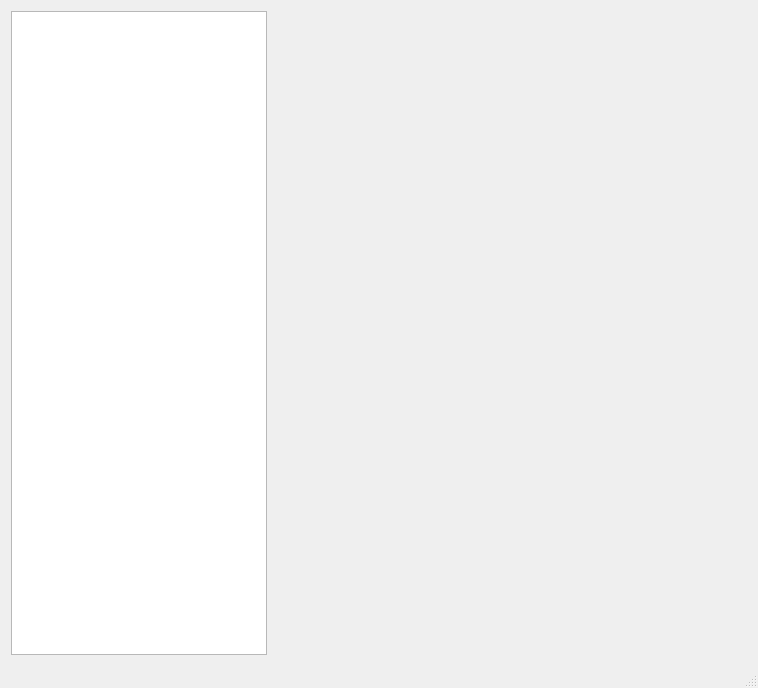
<?xml version="1.0" encoding="UTF-8"?>
<ui version="4.0">
 <class>MainWindow</class>
 <widget class="QMainWindow" name="MainWindow">
  <property name="geometry">
   <rect>
    <x>0</x>
    <y>0</y>
    <width>758</width>
    <height>688</height>
   </rect>
  </property>
  <property name="sizePolicy">
   <sizepolicy hsizetype="Preferred" vsizetype="Preferred">
    <horstretch>0</horstretch>
    <verstretch>0</verstretch>
   </sizepolicy>
  </property>
  <property name="minimumSize">
   <size>
    <width>0</width>
    <height>0</height>
   </size>
  </property>
  <property name="windowTitle">
   <string>RivalQT</string>
  </property>
  <widget class="QWidget" name="centralWidget">
   <layout class="QFormLayout" name="formLayout">
    <property name="fieldGrowthPolicy">
     <enum>QFormLayout::ExpandingFieldsGrow</enum>
    </property>
    <item row="0" column="0">
     <widget class="QTreeView" name="mapTreeView"/>
    </item>
   </layout>
  </widget>
  <widget class="QStatusBar" name="statusBar"/>
  <widget class="QMenuBar" name="menuBar">
   <property name="geometry">
    <rect>
     <x>0</x>
     <y>0</y>
     <width>758</width>
     <height>25</height>
    </rect>
   </property>
  </widget>
 </widget>
 <layoutdefault spacing="6" margin="11"/>
 <resources/>
 <connections/>
</ui>
